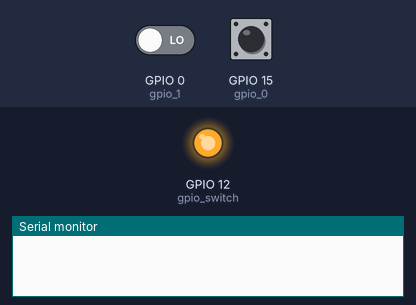
This sketch was run on a simulated ESP32. On the bench: output pins drawn as LEDs (lit = HIGH), the last lines printed to the serial monitor. Dashed ring = blinking. The inputs (shaded band) are chosen by the test bench; at power-on: GPIO 0 (gpio_1) LOW, GPIO 15 (gpio_0) HIGH. WiFi joins after 1.5 s; servers stay silent unless stated.

Above: at 1.2 s.
1.3 s: GPIO 0 (gpio_1) driven HIGH
2.8 s: GPIO 0 (gpio_1) driven LOW
4.3 s: GPIO 15 (gpio_0) pulsed LOW 5 times (0.12 s each, 0.3 s apart)
At 4.9 s:
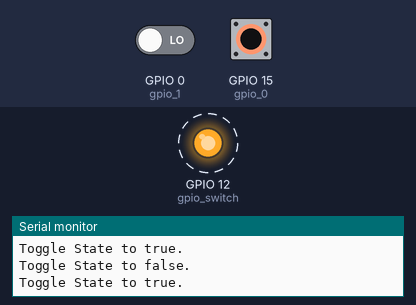
At 6.5 s:
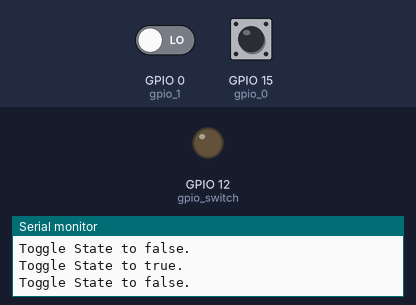
Timing chart, 0 to 8.0 s (numbered marks = the images above; inputs shaded):
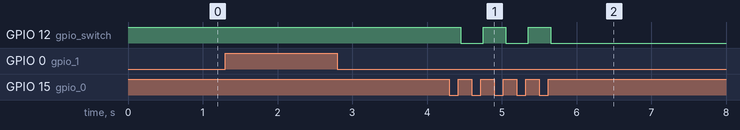

The sketch:

ligaEDesligaReles2.0.ino
```cpp
#include "RMaker.h"
#include "WiFi.h"
#include "WiFiProv.h"
#include "AppInsights.h"

#define DEFAULT_POWER_MODE true
const char *service_name = "PROV_1234";
const char *pop = "abcd1234";

static int gpio_0 = 15;
static int gpio_1 = 0;

static int gpio_switch = 12;
static int gpio_switch2 = 13;

bool switch_state2 = true;
bool sts_luz2 = 0;


bool switch_state = true;
static Switch my_switch("my_switch", &gpio_switch);

static Switch my_switch2("RELE 2", &gpio_switch2);

void sysProvEvent(arduino_event_t *sys_event) {
  switch (sys_event->event_id) {
    case ARDUINO_EVENT_PROV_START:
#if CONFIG_IDF_TARGET_ESP32S2
      Serial.printf("\nProvisioning Started with name \"%s\" and PoP \"%s\" on SoftAP\n", service_name, pop);
      printQR(service_name, pop, "softap");
#else
      Serial.printf("\nProvisioning Started with name \"%s\" and PoP \"%s\" on BLE\n", service_name, pop);
      printQR(service_name, pop, "ble");
#endif
      break;
  }
}

void write_callback(Device *device, Param *param, const param_val_t val, void *priv_data, write_ctx_t *ctx) {
  const char *device_name = device->getDeviceName();
  const char *param_name = param->getParamName();
  if (strcmp(param_name, "RELE 2") == 0) {
    if (strcmp(param_name, "Power") == 0) {
      Serial.printf("Received value = %s for %s - %s\n", val.val.b ? "true" : "false", device_name, param_name);
      switch_state = val.val.b;
      (switch_state == false) ? digitalWrite(gpio_switch, LOW) : digitalWrite(gpio_switch, HIGH);
      param->updateAndReport(val);
    }
  }
}

void setup() {
  Serial.begin(115200);
  pinMode(gpio_0, INPUT);
  pinMode(gpio_switch, OUTPUT);
  digitalWrite(gpio_switch, DEFAULT_POWER_MODE);

  Node my_node;
  my_node = RMaker.initNode("ESP RainMaker Node");

  // Standard switch device
  my_switch.addCb(write_callback);

  // Add switch device to the node
  my_node.addDevice(my_switch);

  my_node.addDevice(my_switch2);

  // This is optional
  RMaker.enableOTA(OTA_USING_TOPICS);

  RMaker.enableTZService();

  RMaker.enableSchedule();

  RMaker.start();

  WiFi.onEvent(sysProvEvent);
#if CONFIG_IDF_TARGET_ESP32S2
  WiFiProv.beginProvision(WIFI_PROV_SCHEME_SOFTAP, WIFI_PROV_SCHEME_HANDLER_NONE, WIFI_PROV_SECURITY_1, pop, service_name);
#else
  WiFiProv.beginProvision(WIFI_PROV_SCHEME_BLE, WIFI_PROV_SCHEME_HANDLER_FREE_BTDM, WIFI_PROV_SECURITY_1, pop, service_name);
#endif
}

void loop() {
  if (digitalRead(gpio_0) == LOW) {  // Push button pressed

    // Key debounce handling
    delay(100);
    int startTime = millis();
    while (digitalRead(gpio_0) == LOW) {
      delay(50);
    }
    int endTime = millis();

    if ((endTime - startTime) > 10000) {
      // If key pressed for more than 10secs, reset all
      Serial.printf("Reset to factory.\n");
      RMakerFactoryReset(2);
    } else if ((endTime - startTime) > 3000) {
      Serial.printf("Reset Wi-Fi.\n");
      // If key pressed for more than 3secs, but less than 10, reset Wi-Fi
      RMakerWiFiReset(2);
    } else {
      // Toggle device state
      switch_state = !switch_state;
      Serial.printf("Toggle State to %s.\n", switch_state ? "true" : "false");
      my_switch.updateAndReportParam(ESP_RMAKER_DEF_POWER_NAME, switch_state);
      (switch_state == false) ? digitalWrite(gpio_switch, LOW) : digitalWrite(gpio_switch, HIGH);
    }
  }
  if (digitalRead(gpio_1) != sts_luz2) {
    switch_state2 = !switch_state2;
    Serial.printf("Toggle State to %s.\n", switch_state2 ? "true" : "false");
    my_switch2.updateAndReportParam(ESP_RMAKER_DEF_POWER_NAME, switch_state2);
    (switch_state2 == false) ? digitalWrite(gpio_switch2, LOW) : digitalWrite(gpio_switch2, HIGH);

    sts_luz2 = digitalRead(gpio_1);
  }
  delay(100);
}
```

Measured:
- after the input at 4.3 s, GPIO 12 (gpio_switch): alternates HIGH for 0.30 s and LOW for 0.30 s, 5 changes in all, then stays LOW, starting after 0.15 s
